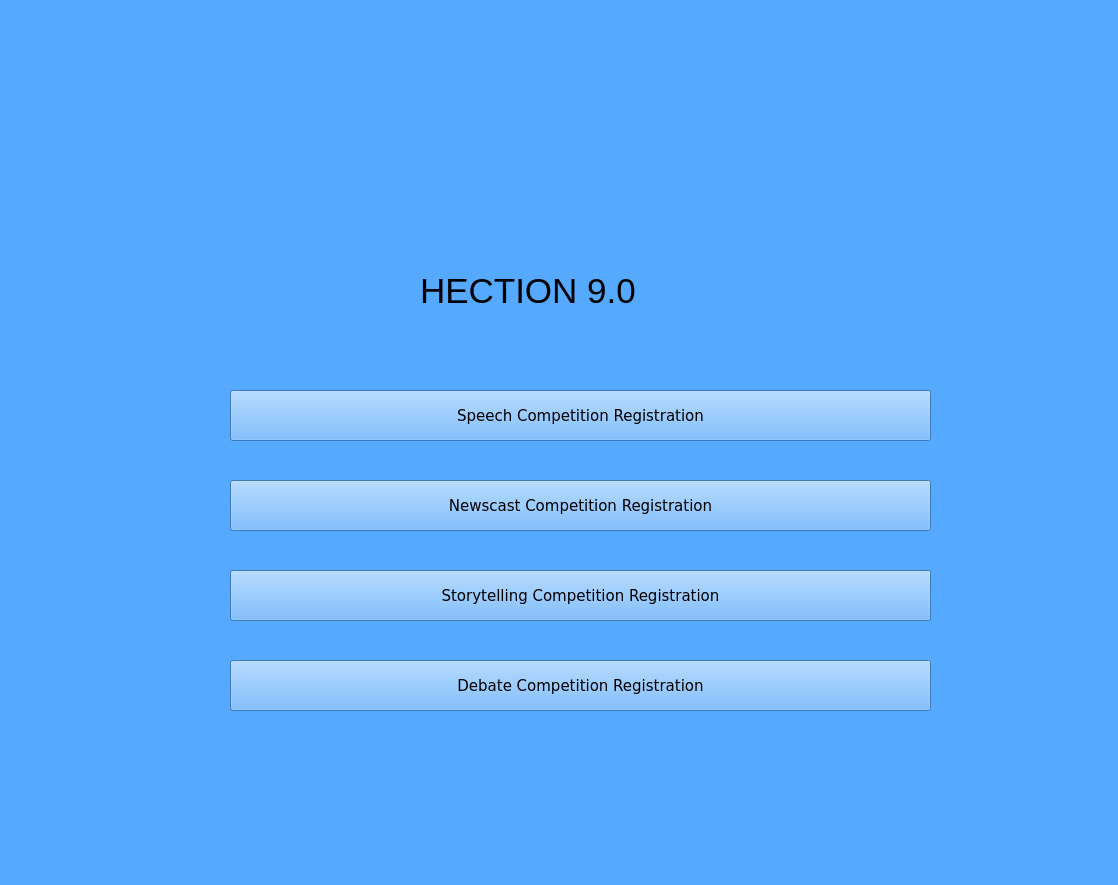
<?xml version="1.0" encoding="UTF-8"?>
<ui version="4.0">
 <class>HOME</class>
 <widget class="QWidget" name="HOME">
  <property name="geometry">
   <rect>
    <x>0</x>
    <y>0</y>
    <width>1118</width>
    <height>885</height>
   </rect>
  </property>
  <property name="windowTitle">
   <string>Form</string>
  </property>
  <property name="styleSheet">
   <string notr="true">background-color: rgb(85, 170, 255);</string>
  </property>
  <widget class="QLabel" name="Hection">
   <property name="geometry">
    <rect>
     <x>420</x>
     <y>260</y>
     <width>361</width>
     <height>61</height>
    </rect>
   </property>
   <property name="font">
    <font>
     <pointsize>26</pointsize>
    </font>
   </property>
   <property name="text">
    <string>HECTION 9.0</string>
   </property>
  </widget>
  <widget class="QLabel" name="Logo">
   <property name="geometry">
    <rect>
     <x>440</x>
     <y>0</y>
     <width>271</width>
     <height>251</height>
    </rect>
   </property>
   <property name="text">
    <string/>
   </property>
   <property name="pixmap">
    <pixmap>../notsorted/hection scuff.png</pixmap>
   </property>
   <property name="scaledContents">
    <bool>true</bool>
   </property>
  </widget>
  <widget class="QPushButton" name="Speech">
   <property name="geometry">
    <rect>
     <x>230</x>
     <y>390</y>
     <width>701</width>
     <height>51</height>
    </rect>
   </property>
   <property name="font">
    <font>
     <family>Verdana</family>
     <pointsize>11</pointsize>
    </font>
   </property>
   <property name="text">
    <string>Speech Competition Registration</string>
   </property>
  </widget>
  <widget class="QPushButton" name="Debate">
   <property name="geometry">
    <rect>
     <x>230</x>
     <y>660</y>
     <width>701</width>
     <height>51</height>
    </rect>
   </property>
   <property name="font">
    <font>
     <family>Verdana</family>
     <pointsize>11</pointsize>
    </font>
   </property>
   <property name="text">
    <string>Debate Competition Registration</string>
   </property>
  </widget>
  <widget class="QPushButton" name="Newscast">
   <property name="geometry">
    <rect>
     <x>230</x>
     <y>480</y>
     <width>701</width>
     <height>51</height>
    </rect>
   </property>
   <property name="font">
    <font>
     <family>Verdana</family>
     <pointsize>11</pointsize>
    </font>
   </property>
   <property name="text">
    <string>Newscast Competition Registration</string>
   </property>
  </widget>
  <widget class="QPushButton" name="Storytelling">
   <property name="geometry">
    <rect>
     <x>230</x>
     <y>570</y>
     <width>701</width>
     <height>51</height>
    </rect>
   </property>
   <property name="font">
    <font>
     <family>Verdana</family>
     <pointsize>11</pointsize>
    </font>
   </property>
   <property name="text">
    <string>Storytelling Competition Registration</string>
   </property>
  </widget>
  <zorder>Hection</zorder>
  <zorder>Speech</zorder>
  <zorder>Debate</zorder>
  <zorder>Newscast</zorder>
  <zorder>Storytelling</zorder>
  <zorder>Logo</zorder>
 </widget>
 <resources/>
 <connections/>
</ui>
